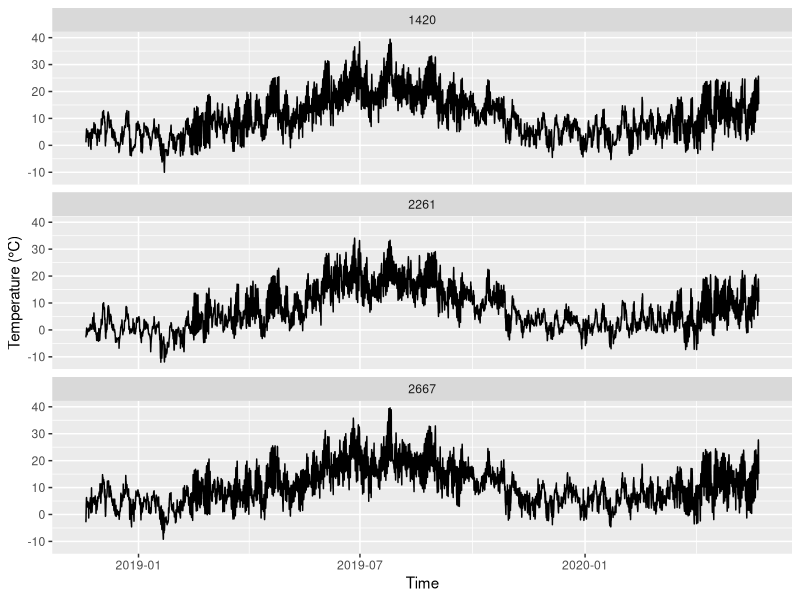
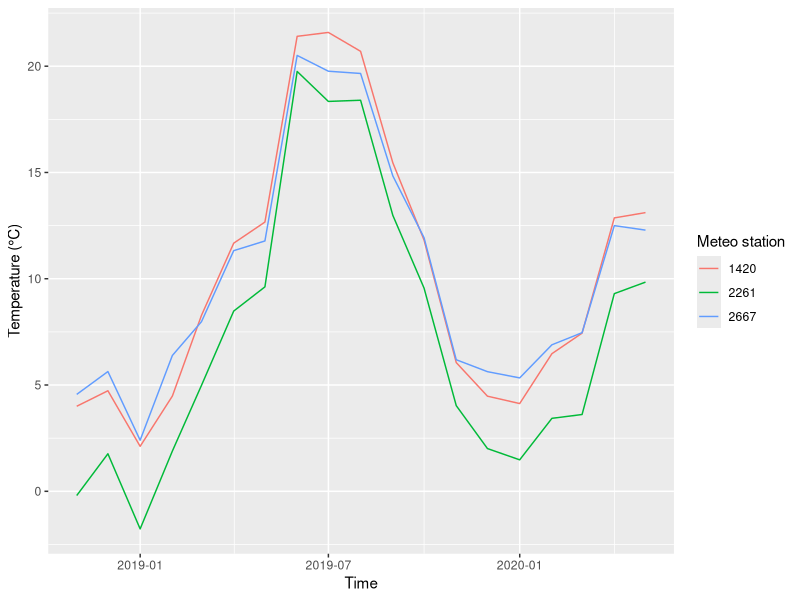
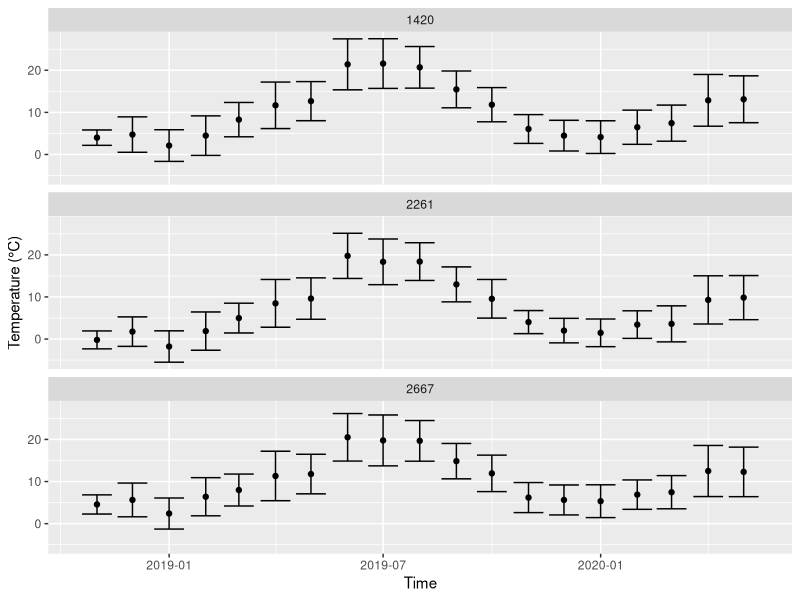
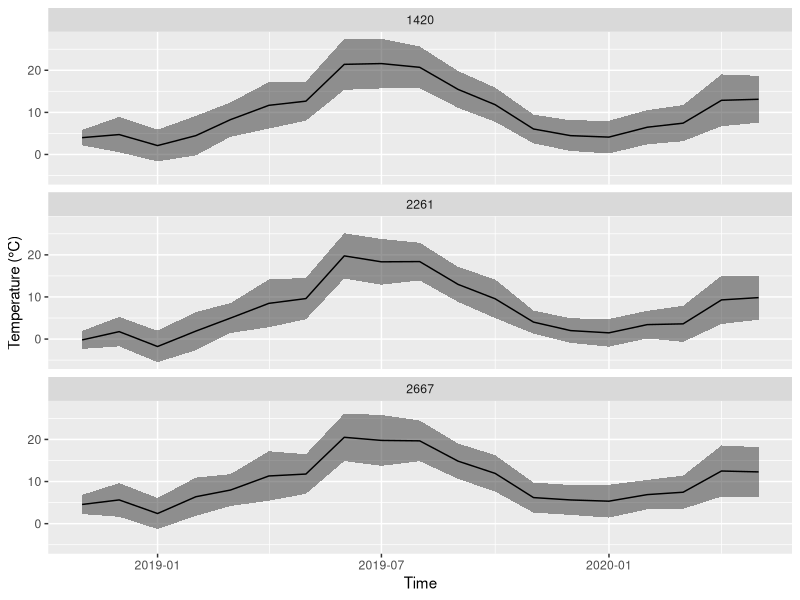
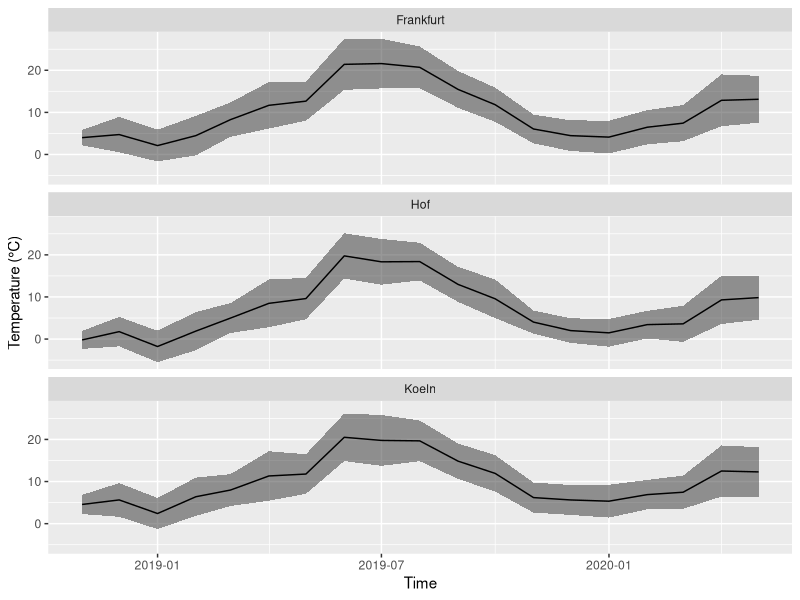

The R script that drew these images, in order:
## ---- chunk 1
library(tidyverse)
## ---- chunk 2
temp_humid <- read_delim('data/meteo.csv', delim = ';',    trim_ws = T)
## ---- chunk 3
temp_humid
## ---- chunk 4
class(temp_humid)
## ---- chunk 5
library(lubridate)

temp_humid$MESS_DATUM <- ymd_h(temp_humid$MESS_DATUM)

temp_humid
## ---- chunk 6
station_ids <-  c('2261' = 'Hof', '1420' = 'Frankfurt', '2667' = 'Koeln')
## ---- chunk 7
temp_humid %>% 
  count(STATIONS_ID)
## ---- chunk 8
temp_humid %>% 
  filter(STATIONS_ID == '2667') %>%
  count()
## ---- chunk 9
temp_humid %>% 
  filter(STATIONS_ID == '2667' | STATIONS_ID == '2261') %>%
  count(STATIONS_ID)
## ---- chunk 10
temp_humid %>% 
  filter(STATIONS_ID != '1420') %>%
  count(STATIONS_ID)
## ---- chunk 11
temp_humid %>% 
  filter(STATIONS_ID %in% c('2667', '2261')) %>%
  count(STATIONS_ID)
## ---- chunk 12
ggplot(data = temp_humid, aes(x = MESS_DATUM, y = TT_TU)) + 
  geom_line() +
  facet_wrap(~STATIONS_ID, nrow = 3) +
  labs(x = 'Time', y = 'Temperature (°C)')
## ---- chunk 13
temp_humid <- temp_humid %>% 
  mutate(year = year(MESS_DATUM),
         month = month(MESS_DATUM))

temp_humid
## ---- chunk 14
monthly_means <- temp_humid %>%
  group_by(STATIONS_ID, year, month) %>% 
  summarize(mean_T = mean(TT_TU), mean_RH = mean(RF_TU),
            sd_T = sd(TT_TU), sd_RH = sd(RF_TU))

monthly_means
## ---- chunk 15
str(monthly_means)
## ---- chunk 16
monthly_means <- ungroup(monthly_means)
## ---- chunk 17
monthly_means <- monthly_means %>%
  mutate(year_month = parse_date_time(paste0(year, month), orders = 'ym', tz = 'CET')) %>% 
  relocate(year_month, .before = year)

monthly_means
## ---- chunk 18
ggplot(data = monthly_means, aes(x = year_month, y = mean_T, col = factor(STATIONS_ID))) + 
  geom_line() + 
  labs(x = 'Time', y = 'Temperature (°C)', color = 'Meteo station')
## ---- chunk 19
ggplot(monthly_means, aes(x = year_month, y = mean_T, ymin = mean_T - sd_T, ymax = mean_T + sd_T)) +
  geom_errorbar() +
  geom_point() +
  facet_wrap(~STATIONS_ID, nrow = 3) + 
  labs(x = 'Time', y = 'Temperature (°C)')
## ---- chunk 20
ggplot(monthly_means, aes(x = year_month, y = mean_T, ymin = mean_T - sd_T, ymax = mean_T + sd_T)) +
  geom_ribbon(alpha = 0.5) +
  geom_line() +
  facet_wrap(~STATIONS_ID, nrow = 3) + 
  labs(x = 'Time', y = 'Temperature (°C)')
## ---- chunk 21
station_ids
## ---- chunk 22
ggplot(monthly_means, aes(x = year_month, y = mean_T, ymin = mean_T - sd_T, ymax = mean_T + sd_T)) +
  geom_ribbon(alpha = 0.5) +
  geom_line() +
  facet_wrap(~STATIONS_ID, nrow = 3, labeller = labeller(STATIONS_ID = station_ids)) + 
  labs(x = 'Time', y = 'Temperature (°C)')
